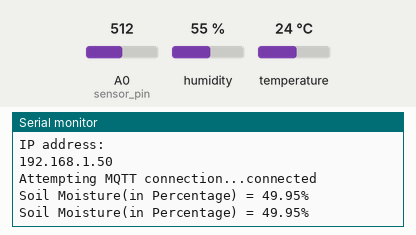
A sketch run on a simulated ESP8266 (NodeMCU). Parts: the last lines printed to the serial monitor. The inputs (shaded band) are chosen by the test bench; at power-on: humidity 55 %, A0 (sensor_pin) = 512, temperature 24 °C. WiFi joins after 1.5 s; servers stay silent unless stated; no MQTT or app messages arrive unless stated.

Above: at 2.7 s.
2.8 s: humidity set to 22 %
At 4.0 s:
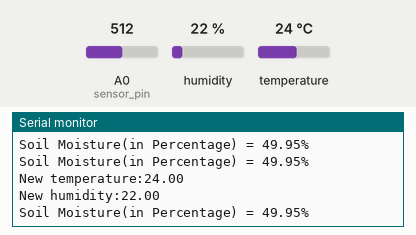
5.1 s: A0 (sensor_pin) set to 716
At 6.2 s:
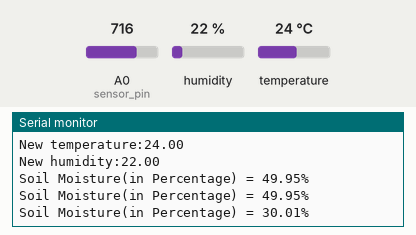
6.6 s: temperature set to 12 °C
At 7.5 s:
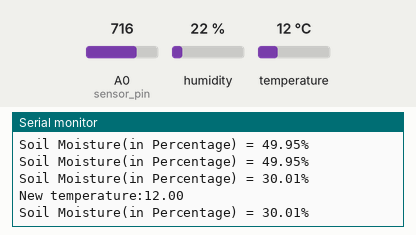
8.1 s: A0 (sensor_pin) set to 900
At 9.4 s:
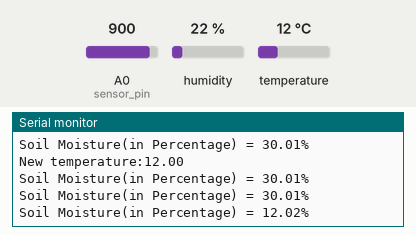
9.6 s: humidity set to 40 %
At 10.5 s:
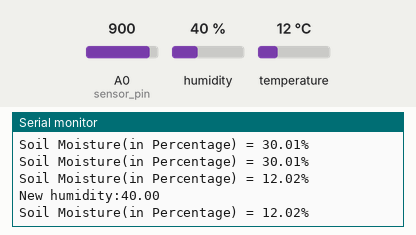
Timing chart, 0 to 12.1 s (numbered marks = the images above; inputs shaded):
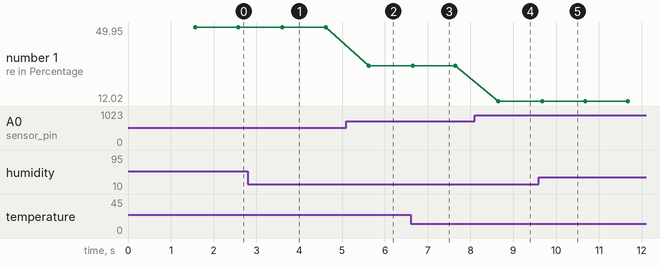

Measured:
- after the input at 2.8 s, the serial monitor: prints a new line after 0.80 s (image 1)
- after the input at 5.1 s, the serial monitor: prints a new line after 0.52 s (image 2)
- after the input at 6.6 s, the serial monitor: prints a new line after 0.05 s (image 3)
- after the input at 8.1 s, the serial monitor: prints a new line after 0.55 s (image 4)
- after the input at 9.6 s, the serial monitor: prints a new line after 0.07 s (image 5)
- plotted number 1: 49.95 → 30.01 after the input at 5.1 s, 30.01 → 12.02 after the input at 8.1 s

The sketch:

soil_Moisture_Nodmcu.ino
```cpp
#include <ESP8266WiFi.h>
#include <PubSubClient.h>
#include "DHT.h"
//_____________________________________________________________________________________________________

const int sensor_pin = A0;  /* Connect Soil moisture analog sensor pin to A0 of NodeMCU */
#define DHTPIN 0     // D3 what pin we're connected to
const char* ssid = "what wi-Fi";
const char* password = "12345671";
const char* mqtt_server = "broker.mqttdashboard.com";// MQTT Cloud address
#define humidity_topic "id8"
#define temperature_topic "id6"
#define soil_moisture_topic "id7"
#define DHTTYPE DHT11   // DHT 11
//_________________________________________________________________________________________________________
WiFiClient espClient;
PubSubClient client(espClient);
DHT dht(DHTPIN, DHTTYPE);
long lastMsg = 0;
float temp = 0.0;
float hum = 0.0;
float diff = 1.0;
//_________________________________________________________________________________________________________________

void setup_wifi() {
  delay(10);
  // We start by connecting to a WiFi network
  Serial.println();
  Serial.print("Connecting to ");
  Serial.println(ssid);
  WiFi.begin(ssid, password);
  while (WiFi.status() != WL_CONNECTED) {
    delay(500);
    Serial.print(".");
  }
  randomSeed(micros());
  Serial.println("");
  Serial.println("WiFi connected");
  Serial.println("IP address: ");
  Serial.println(WiFi.localIP());
}
//_________________________________________________________________________________________________________________
void callback(char* topic, byte* payload, unsigned int length) {
  Serial.print("Message arrived [");
  Serial.print(topic);
  Serial.print("] ");
  for (int i = 0; i < length; i++) {
    Serial.print((char)payload[i]);
  }
  Serial.println();

  // Switch on the LED if an 1 was received as first character
  if ((char)payload[0] == '1') {
    digitalWrite(BUILTIN_LED, LOW);   // Turn the LED on (Note that LOW is the voltage level
    // but actually the LED is on; this is because
    // it is active low on the ESP-01)
  } else {
    digitalWrite(BUILTIN_LED, HIGH);  // Turn the LED off by making the voltage HIGH
  }

}
//___________________________________________________________________________________________________________________
void reconnect() {
  // Loop until we're reconnected
  while (!client.connected()) {
    Serial.print("Attempting MQTT connection...");
    if (client.connect("nodeMcuDHT11")) {
      Serial.println("connected");
      } else {
        Serial.print("failed, rc=");
        Serial.print(client.state());
        Serial.println(" try again in 5 seconds");
        delay(5000);
        }
    }
}

//_____________________________________________________________________________________________________________________
bool checkBound(float newValue, float prevValue, float maxDiff) {
  return newValue < prevValue - maxDiff || newValue > prevValue + maxDiff;
}
//______________________________________________________________________________________________________________________

void setup() {
  Serial.begin(115200);
  Serial.begin(9600);
  setup_wifi();
  client.setServer(mqtt_server, 1883);
  dht.begin();
}

//_______________________________________________________________________________________________________________________

void loop() {
  if (!client.connected()) {
    reconnect();
    }
    client.loop();
   long now = millis();
   if (now - lastMsg > 3000) {
      // Wait a few seconds between measurements
   lastMsg = now;

    float newTemp = dht.readTemperature();
    float newHum = dht.readHumidity();
   if(checkBound(newTemp, temp, diff)) {
        temp = newTemp;
        Serial.print("New temperature:");
        Serial.println(String(temp).c_str());
        client.publish(temperature_topic, String(temp).c_str(), true);
        }
    if (checkBound(newHum, hum, diff)) {
          hum = newHum;
          Serial.print("New humidity:");
          Serial.println(String(hum).c_str());
          client.publish(humidity_topic, String(hum).c_str(), true);
        }
    }


  float moisture_percentage;
  moisture_percentage = ( 100.00 - ( (analogRead(sensor_pin)/1023.00) * 100.00 ) );
  Serial.print("Soil Moisture(in Percentage) = ");
  Serial.print(moisture_percentage);
  Serial.println("%");
  client.publish(soil_moisture_topic, String(moisture_percentage).c_str(), true);
  delay(1000);
}
```
